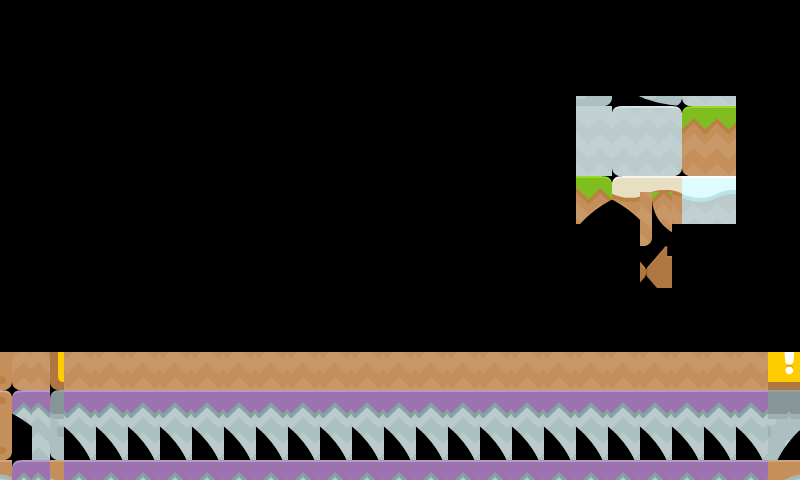

Below is a game level as drawn by its tile map, then a one-line description and the .tmx that defines it (tile-layer data replaced by summaries):
An orthogonal 25x15 tile map with 32x32 px tiles, 1 tile layer (Tile Layer 1).

<map version="1.0" tiledversion="1.0.1" orientation="orthogonal" renderorder="right-down" width="25" height="15" tilewidth="32" tileheight="32" nextobjectid="1">
 <tileset firstgid="1" name="world" tilewidth="32" tileheight="32" tilecount="442" columns="17">
  <image source="../sprites/world.png" width="544" height="832" />
 </tileset>
 <layer name="Tile Layer 1" width="25" height="15">
  <data>[375 cells, 124 non-empty, 40 distinct tile ids]</data>
 </layer>
</map>